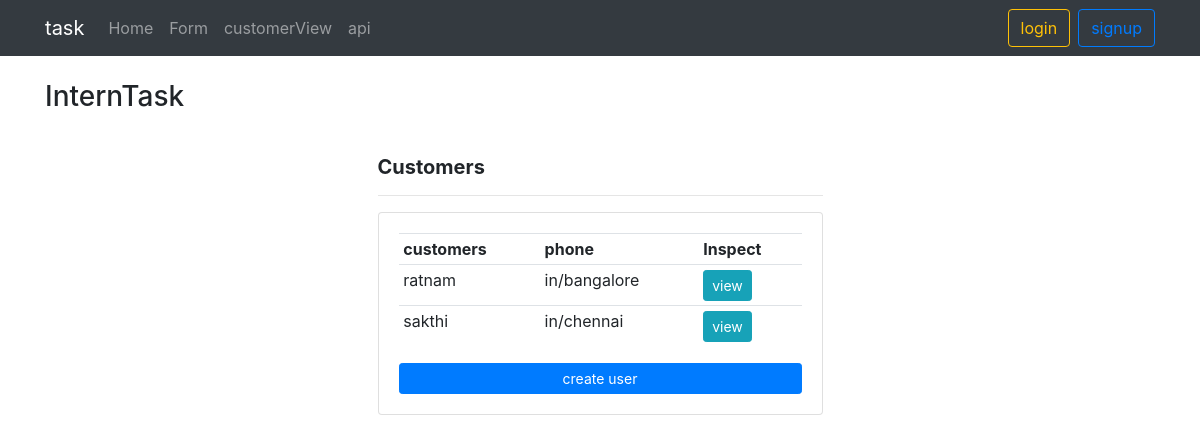
Page /dashboard/ on the earlier database version.
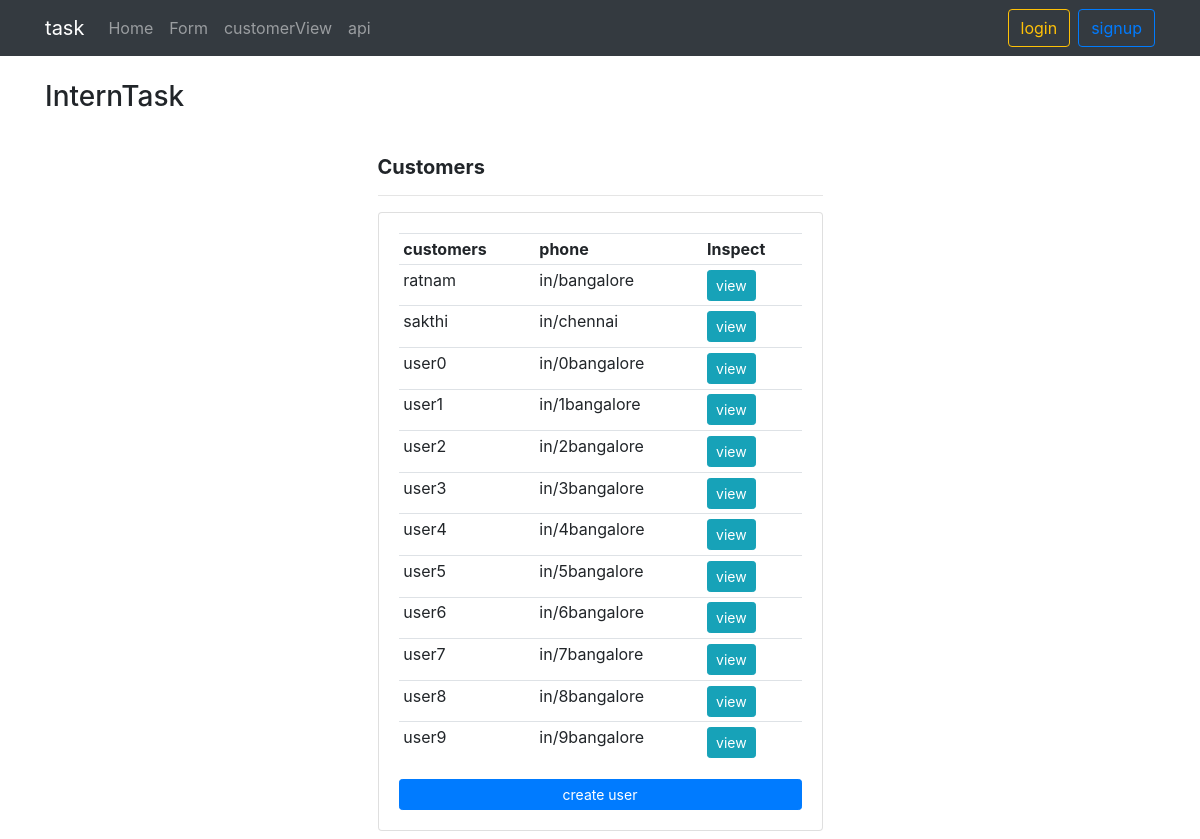
Same page on the later database version.
### taskApp/models.py (models this page shows, shortened)
class user(models.Model):
	IDD=models.CharField(max_length=200,null=False)
	name= models.CharField(max_length=200,null=True)
	timezone=models.CharField(max_length=200,null=True)

### taskApp/views.py (the view)
# urls.py: path('dashboard/',customerDashboard,name="dashboard"),
def customerDashboard(request):
	users=user.objects.all()
	context={'users':users}
	return render(request,'html/customerDashboard.html',context)

### templates/html/customerDashboard.html
{% extends 'base.html' %}
{% block content %}
<div class="row justify-content-center">
    <div class="col-md-5">
      <h5 class="font-weight-bolder">Customers</h5>
      <hr>
      <div class="card card-body">
        <table class="table table-sm">
          <tr>
            <th>customers</th>
            <th>phone</th>
            <th>Inspect</th>
          </tr>
          {% for i in users %}
          <tr>
            <td>{{i.name}}</td>
            <td>{{i.timezone}}</td>
            <td><a class="btn btn-sm btn-info" href="{% url 'customer' i.id %}">view</a></td>
          </tr>
          {% endfor %}
        </table>
        <a class="btn btn-primary btn-sm btn-block" href="{% url 'form' %}">create user</a>
      </div>
    </div>
</div>
{% endblock content %}

### templates/base.html (shortened to what this page needs)
<html lang="en">
 <head>
    <link rel="stylesheet" href="https://stackpath.bootstrapcdn.com/bootstrap/4.4.1/css/bootstrap.min.css">
    <link href="https://stackpath.bootstrapcdn.com/font-awesome/4.7.0/css/font-awesome.min.css" rel="stylesheet">
 </head>
 <body>
  <nav class="navbar navbar-expand-lg navbar-dark bg-dark mb-4">
      <div class="container">
          <a class="navbar-brand" href="{% url 'home' %}">task</a>
        <div class="collapse navbar-collapse" id="navbarSupportedContent">
          <ul class="navbar-nav mr-auto">
            <li class="nav-item">
              <a class="nav-link" href="{% url 'home' %}">Home</a>
            </li>
              <li class="nav-item">
                <a class="nav-link" href="{% url 'form' %}">Form</a>
              </li>
              <li class="nav-item">
                <a class="nav-link" href="{% url 'dashboard' %}">customerView</a>
              </li>
              <li class="nav-item">
                <a class="nav-link" href="{% url 'api' %}">api</a>
              </li>
        </ul>
            {% if user.is_authenticated %}
            <ul class="navbar-nav ">
              <li class="nav-item dropdown">
                <a class="nav-link dropdown-toggle" href="#" id="navbarDropdown" role="button" data-toggle="dropdown" aria-haspopup="true" aria-expanded="false">
                  options</a>
                    <div class="dropdown-menu dropdown-menu-right" aria-labelledby="navbarDropdown">
                      <div class="dropdown-divider"></div>
                      <a class="dropdown-item" href="{% url 'logout' %}">Log out</a>
                </div>
              </li>
            </ul>
            {% else %}
            <form class="form-inline my-2 my-lg-0">
            <a href="{% url 'login' %}" class="btn btn-outline-warning">login</a>
            <a href="{% url 'register'%}" class="btn btn-outline-primary ml-2">signup</a>
            </form>
            {% endif %}
      </div>
    </div>
</nav>
  <div class="container">
      <h3>InternTask<h3>
        <br>
      {% block content %}
      {% endblock content %}
  </div>
</body>
</html>

Differences in the rows shown:
added user: name "user0", timezone "in/0bangalore"
added user: name "user1", timezone "in/1bangalore"
added user: name "user2", timezone "in/2bangalore"
added user: name "user3", timezone "in/3bangalore"
added user: name "user4", timezone "in/4bangalore"
added user: name "user5", timezone "in/5bangalore"
added user: name "user6", timezone "in/6bangalore"
added user: name "user7", timezone "in/7bangalore"
added user: name "user8", timezone "in/8bangalore"
added user: name "user9", timezone "in/9bangalore"
